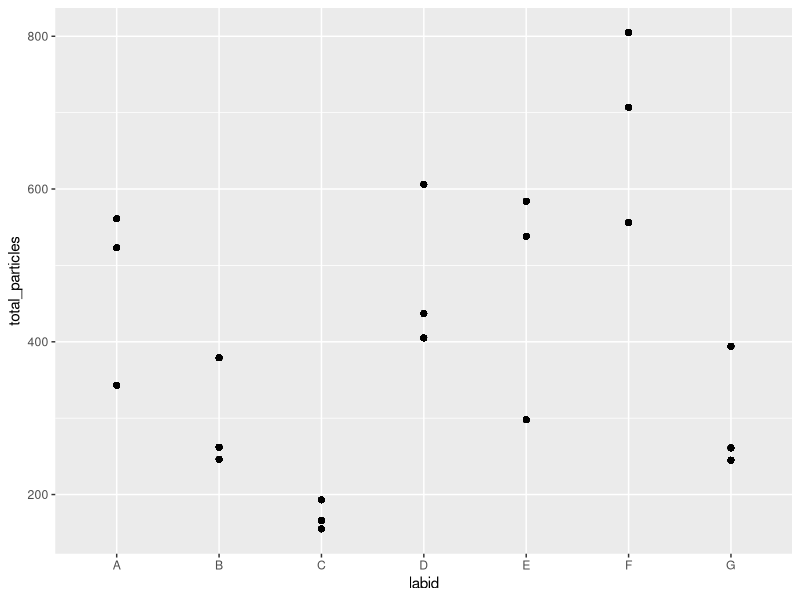
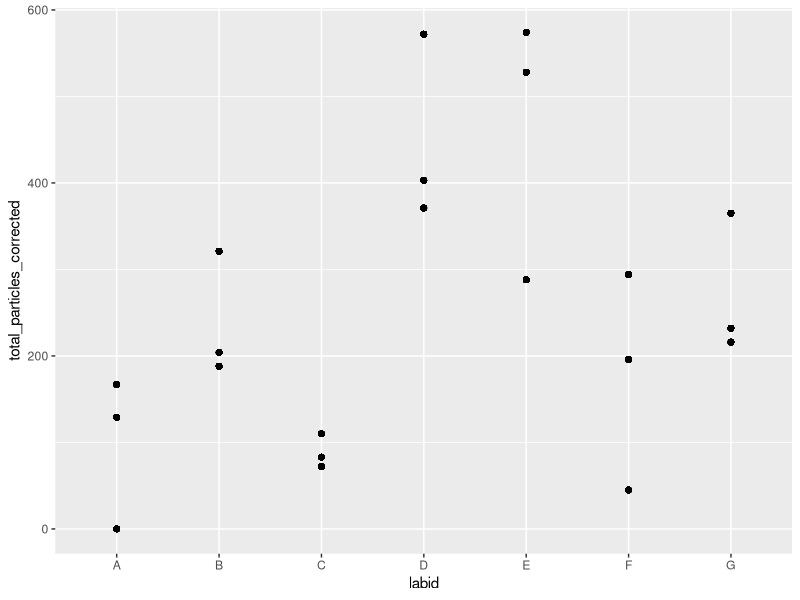
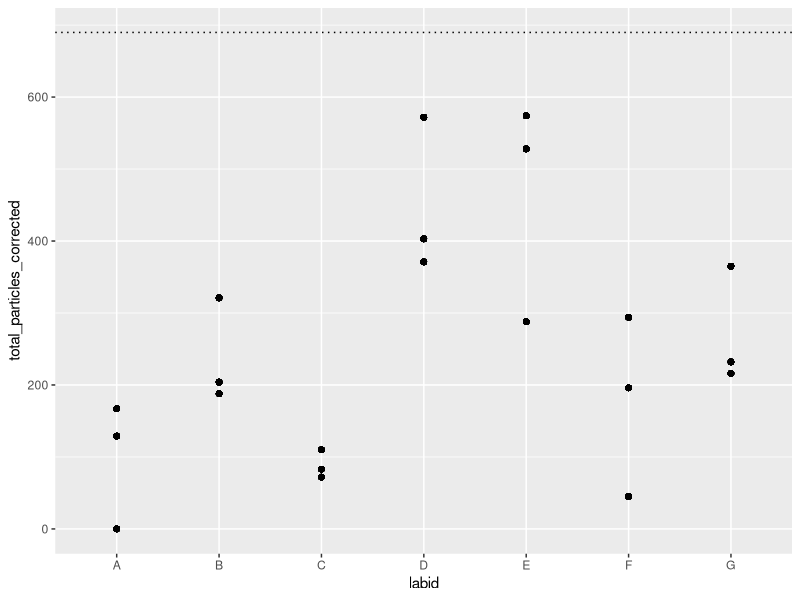

Source code (R) for these figures, in order:
# Tidy Tuesday: Data Wrangling
# Name: Leah Thornton Hampton
# Date: 2/9/21

#Goal #1 - Plot the number of particles found in each spiked sample
#Goal #2 - Blank correct the data and plot

#### Load Packages ####

library(tidyverse)

#### Import Data ####

Raw_Data <- read_csv("microplastics_data.csv", guess_max = 100000)

#Before you start - know your data set! 

#### Select Data #### 

#Select only the columns that you want to work with for now so that your data is easier to work with 

#By Location
  #Be careful that you update this if column location is ever modified! 

Data_Select <- Raw_Data %>% 
  select(2:3, 5:8, 11, 18:20)

#By Name
Data_Select <- Raw_Data %>% 
  select(labid, sampleid, particleid, sizefraction, color, morphology, polymerid, microscopy, nilered, chemicalid_method)

#You can also remove columns that you don't want rather than listing the ones that you do want

#By Name
Data_Select <- Raw_Data %>%
  select(-c(objectid, sampletype, photoid, chemicalid, plastic, comments, comments, length, width, timeimagesmeasurements, instrumenttype)) %>% 
  
  #We have a mix of spiked and blank samples. All blank samples have the number 4 that we can use to mark them as blanks 
  mutate(blank = ifelse(grepl("4|8", sampleid),"Y", "N"))
  
  #grep() and similar functions are used to find and manipulate character strings more info here: https://www.rdocumentation.org/packages/base/versions/3.6.2/topics/grep

#### Plot the Number of Particles in Each Sample ####

#Each particle has a unique id that we can take advantage of to make sure that we do not "double count"

Count <- Data_Select %>%
  #Group the data by sample
  group_by(sampleid) %>%
  #Count the number of unique particles
  mutate(total_particles = n_distinct(particleid)) %>%
  #Be sure to ungroup
  ungroup()

#Make a plot for total particle count in each spiked sample

Count_Plot <- Count %>% 
  #Drop blank samples
  filter(blank != "Y") %>% 
  ggplot(aes(x = labid, y = total_particles)) +
  geom_point()

plot(Count_Plot)  

#### Blank Correct the Data ####

#Make a separate data frame containing only blank data 

Count_Blank <- Count %>% 
  filter(blank == "Y") %>% 
  group_by(labid, total_particles) %>% 
  summarise() %>% 
  rename("total_particles_blank" = total_particles) %>%
  ungroup()

#Filter results to include spike samples only 

Count_Spiked <- Count %>% 
  filter(blank == "N")

#Join data frames back together

#https://dplyr.tidyverse.org/reference/join.html

Count_Joined <- left_join(Count_Spiked, Count_Blank, by = c("labid" = "labid"))

Count_Joined <- Count_Joined %>% 
  mutate(total_particles_corrected = (total_particles - total_particles_blank)) %>% 
  mutate(total_particles_corrected = ifelse(total_particles_corrected < 0, 0, total_particles_corrected))

#Plot Blank Corrected Values

Count_Plot_BlankCorr <- Count_Joined %>% 
  ggplot(aes(x = labid, y = total_particles_corrected)) +
  geom_point()

plot(Count_Plot_BlankCorr)

#Set any negative values to 0 

#### Add a Reference Line from Another Data Set ####

#Import reference data

Spike <- read_csv("microplastics_reference_data.csv")

#Calculate average number of particles spiked into each sample 

Spike <- Spike %>% 
  #Count the number of particles spiked into each sample
  group_by(sampleid) %>% 
  mutate(total_particle_spike = sum(averagenumber)) %>% 
  #Don't forget to ungroup!
  ungroup() %>% 
  mutate(average_total_spike = mean(total_particle_spike))

Count_Plot_BlankCorr <- Count_Joined %>% 
  ggplot(aes(x = labid, y = total_particles_corrected)) +
  geom_point()+
  #Add horizontal line that pulls data from a separate data frame - for some functions data must be same length
  geom_hline(data = Spike, aes(yintercept = average_total_spike), linetype = "dotted")

plot(Count_Plot_BlankCorr)

#### Random things that might be helpful! ####

#Any sphere originally designated as grey renamed to be white
# mutate(color = case_when(morphology == "Sphere" & color == "Grey" ~ "White", TRUE ~ color)) 

#Add mean lines to your points
# stat_summary(fun="mean", geom="segment", mapping=aes(xend=..x.. - 0.25, yend=..y..))+
# stat_summary(fun="mean", geom="segment", mapping=aes(xend=..x.. + 0.25, yend=..y..))+

